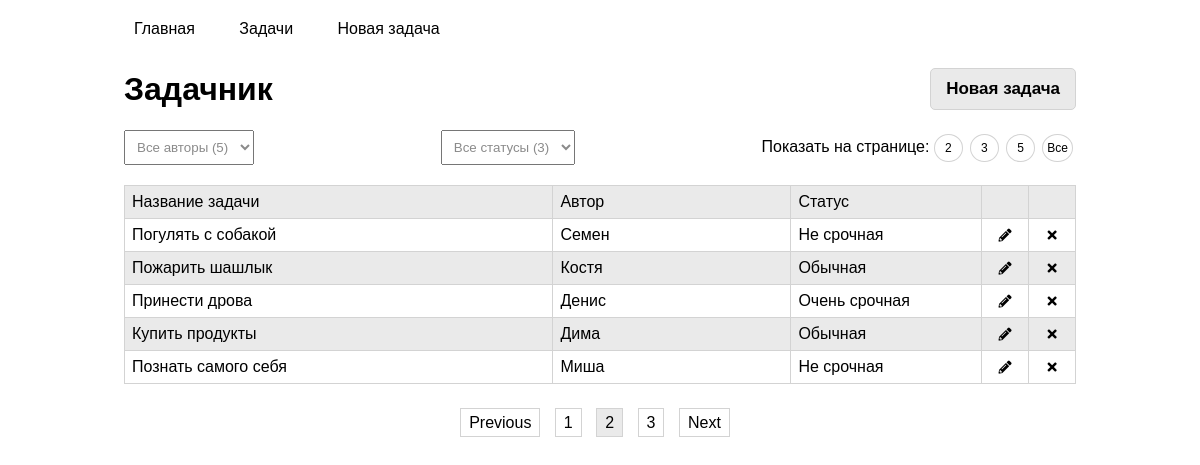
Before: /tasks/list/?page=2&show=5 with the older database file.
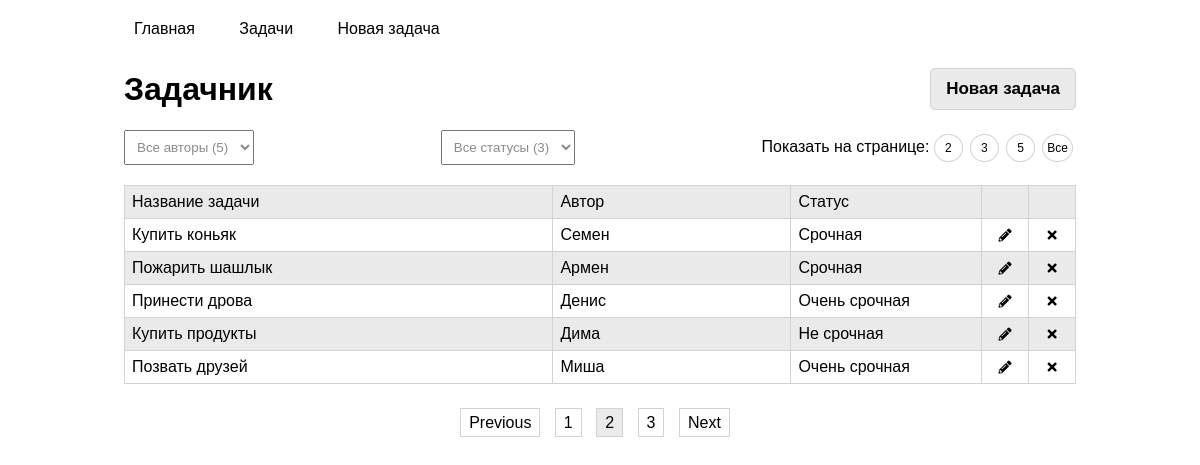
After: the same page with the newer database file.
### tables this page shows
CREATE TABLE `tasks` (
  `id` int(11) NOT NULL,
  `title` varchar(64) NOT NULL,
  `author_id` int(11) NOT NULL,
  `status_id` int(11) NOT NULL
);

CREATE TABLE `authors` (
  `id` int(11) NOT NULL,
  `title` varchar(32) NOT NULL
);

CREATE TABLE `status` (
  `id` int(11) NOT NULL,
  `title` varchar(32) NOT NULL
);

### engine/Autoload.php (called while the page is built, shortened)
<?php
class Autoload
{
	public function loadClass($className)
	{
		$fileName = realpath(str_replace(['app', '\\'], ['..', DS], $className) . ".php");
	}
}

### engine/Request.php (called while the page is built, shortened)
<?php
class Request
{
    private $requestString;
    private $controllerName;
    private $params;
    public function __construct()
    {
        $this->requestString = $_SERVER['REQUEST_URI'];
    }
    private function parseRequest() {
        $url = explode('/', $this->requestString);
        $this->controllerName = $url[1] ?: 'tasks';
        $this->params = $_REQUEST;
        $data = json_decode(file_get_contents('php://input'));
    }
    public function getControllerName()
    {
        return $this->controllerName;
    }
    public function getParams()
    {
        return $this->params;
    }
}

### traits/Tsingletone.php (called while the page is built, shortened)
<?php
trait Tsingletone
{
    private static $instance = null;
    public static function getInstance() {
        if (is_null(static::$instance)) {
            static::$instance = new static();
        }
        return static::$instance;
    }
}

### models/repositories/TasksRepository.php (called while the page is built, shortened)
<?php
class TasksRepository extends Repository
{
	public function getAllTasks($from, $num)
	{
		$sql = "SELECT tasks.id, tasks.title,
       			authors.id AS author_id, authors.title AS author_name, status.title AS status_name
						FROM tasks
						JOIN authors ON tasks.author_id = authors.id
						JOIN status ON tasks.status_id = status.id
						LIMIT ?,?";
		return Db::getInstance()->executeLimit($sql, $from, $num);
	}
	public function getTableName()
	{
		return "tasks";
	}
}

### engine/Db.php (called while the page is built, shortened)
<?php
class Db
{
	private $config = [
		'driver' => 'mysql',
		'host' => 'localhost',
		'login' => 'root',
		'password' => '',
		'database' => 'task-tracker',
		'charset' => 'utf8'
	];
	private $connection = null;
	private function getConnection()
	{
		if (is_null($this->connection)) {
			$this->connection = new \PDO(
				$this->prepareDSNString(),
				$this->config['login'],
				$this->config['password']
			);
			$this->connection->setAttribute(\PDO::ATTR_DEFAULT_FETCH_MODE, \PDO::FETCH_ASSOC);
		}
		return $this->connection;
	}
	private function prepareDSNString()
	{
		return sprintf("%s:host=%s;dbname=%s;charset=%s",
			$this->config['driver'],
			$this->config['host'],
			$this->config['database'],
			$this->config['charset']
		);
	}
	private function query($sql, $params)
	{
		$pdoStatement = $this->getConnection()->prepare($sql);
		$pdoStatement->execute($params);
		return $pdoStatement;
	}
	public function executeLimit($sql, $from, $num)
	{
		$pdoStatement = $this->getConnection()->prepare($sql);
		$pdoStatement->bindValue(1, $from, \PDO::PARAM_INT);
		$pdoStatement->bindValue(2, $num, \PDO::PARAM_INT);
		$pdoStatement->execute();
		return $pdoStatement->fetchAll();
	}
	public function queryOne($sql, $params = [])
	{
		return $this->queryAll($sql, $params)[0];
	}
	public function queryAll($sql, $params = [])
	{
		return $this->query($sql, $params)->fetchAll();
	}
}

### models/Repository.php (called while the page is built, shortened)
<?php
abstract class Repository implements IModel
{
	public function getCount(){
		$tableName = $this->getTableName();
		$sql = "SELECT count(*) AS count FROM {$tableName}";
		return Db::getInstance()->queryOne($sql);
	}
}

### views/tasks.php (the view, shortened to what this page needs)
<div class="header">
    <h1>Задачник</h1>
    <a href="/tasks/task/" class="add">Новая задача</a>
</div>
<div class="selectors">
    <select name="authors" id="author-selector" class="author-selector">
        <option value="default" selected>Все авторы (<?= count($authors) ?>)</option>
    </select>
    <select name="status" id="status-selector">
        <option value="default" selected>Все статусы (<?= count($status) ?>)</option>
    </select>
    <div class="showBy">Показать на странице:
			<? foreach ($perPageChoice as $perPage): ?>
          <a href="/tasks/list/?show=<?= $perPage ?>" class="showBy-icon"><?= $perPage ?></a>
			<? endforeach; ?>
        <a href="/tasks/list/?show=<?= $count ?>" class="showBy-icon big">Все</a>
    </div>
</div>
<div class="tasks-container">
    <div class="task-div">
        <div id='flex-container'>
            <div class="task-header">Название задачи</div>
            <div class="task-header">Автор</div>
            <div class="task-header">Статус</div>
            <div class="task-header"></div>
            <div class="task-header"></div>
        </div>
    </div>
	<? foreach ($tasks as $task): ?>
      <div id="<?= $task['id'] ?>" class="task task-div" data-author="<?= $task['author_name'] ?>"
           data-status="<?= $task['status_name'] ?>">
          <div id='flex-container'>
              <div class="task-specs"><p><?= $task['title'] ?></p></div>
              <div class="task-specs"><p><?= $task['author_name'] ?></p></div>
              <div class="task-specs"><p><?= $task['status_name'] ?></p></div>
              <div class="task-specs btn">
                  <a href="/tasks/task/?id=<?= $task['id'] ?>" class="edit fas fas fa-pencil-alt"></a>
              </div>
              <div class="task-specs btn">
                  <button data-id="<?= $task['id'] ?>" class="delete fas fas fa-times"></button>
              </div>
          </div>
      </div>
	<? endforeach; ?>
</div>
<div class="pagination">
	<? if ($page != 1): ?>
      <a href="/tasks/list/?page=<?= $page - 1 ?>&show=<?= $itemsPerPage ?>" class="pag-icon">Previous</a>
	<? endif; ?>
	<? for ($i = 1; $i <= $pagesCount; $i++) {
		if ($page == $i) {
			$class = ' active';
		} else {
			$class = '';
		}
		echo "<a href='/tasks/list/?page=$i&show=$itemsPerPage' class='pag-icon$class'>$i</a> ";
	} ?>
	<? if ($page != $pagesCount): ?>
      <a href="/tasks/list/?page=<?= $page + 1 ?>&show=<?= $itemsPerPage ?>"
         class="pag-icon">Next</a>
	<? endif; ?>
</div>

### public/index.php (shortened to what this page needs)
<?php
include realpath("../engine/Autoload.php");
try {
	$request = new Request();
	$controllerName = $request->getControllerName();
	$actionName = $request->getActionName();
	$controllerClass = CONTROLLER_NAMESPACE . ucfirst($controllerName) . "Controller";
	if (class_exists($controllerClass)) {
		$controller = new $controllerClass(new Render());
		$controller->runAction($actionName);
	} else {
		throw new Exception("Controller missing", 404);
	}
} catch (\PDOException $e) {
	var_dump($e->getMessage());
} catch (\Exception $e) {
	var_dump($e);
}

### controllers/Controller.php (shortened to what this page needs)
<?php
abstract class Controller
{
	private $defaultAction = 'index';
	private $layout = 'main';
	private $useLayout = true;
	private $renderer;
	public function __construct(IRenderer $renderer)
	{
		$this->renderer = $renderer;
	}
	public function runAction($action = null)
	{
		$this->action = $action ?: $this->defaultAction;
		$method = "action" . ucfirst($this->action);
		if (method_exists($this, $method)){
			$this->$method();
		}
	}
	public function render($template, $params = [])
	{
		if ($this->useLayout) {
			return $this->renderTemplate("layouts/{$this->layout}", [
				'menu' => $this->renderTemplate('menu', $params),
				'content' => $this->renderTemplate($template, $params)
			]);
		} else {
			return $this->renderTemplate($template, $params);
		}
	}
	public function renderTemplate($template, $params = [])
	{
		return $this->renderer->renderTemplate($template, $params);
	}
	public function unique_multidim_array($array, $key) {
		$temp_array = array();
		$i = 0;
		$key_array = array();
		foreach($array as $val) {
			if (!in_array($val[$key], $key_array)) {
				$key_array[$i] = $val[$key];
				$temp_array[$i] = $val;
			}
			$i++;
		}
		return $temp_array;
	}
}

### controllers/TasksController.php (shortened to what this page needs)
<?php
class TasksController extends Controller
{
	public function actionList()
	{
		if (isset((new Request())->getParams()['page'])) {
			$page = (int)(new Request())->getParams()['page'];
		} else {
			$page = 1;
		}
		if (isset((new Request())->getParams()['show'])) {
			$itemsPerPage = (int)(new Request())->getParams()['show'];
		} else {
			$itemsPerPage = 5;
		}
		$perPageChoice = [2, 3, 5];
		$from = ($page - 1) * $itemsPerPage;
		$tasks = (new TasksRepository())->getAllTasks($from, $itemsPerPage);
		$count = (int)(new TasksRepository())->getCount()['count'];
		$pagesCount = ceil($count / $itemsPerPage);
		$authors = $this->unique_multidim_array($tasks, 'author_name');
		$status = $this->unique_multidim_array($tasks, 'status_name');
		echo $this->render('tasks', [
			'tasks' => $tasks,
			'status' => $status,
			'authors' => $authors,
			'pagesCount' => $pagesCount,
			'itemsPerPage' => $itemsPerPage,
			'perPageChoice' => $perPageChoice,
			'count' => $count,
			'page' => $page,
		]);
	}
}

### engine/Render.php (shortened to what this page needs)
<?php
class Render implements IRenderer
{
    public function renderTemplate($template, $params = [])
    {
        extract($params);
        $templatePath = TEMPLATES_DIR . $template . ".php";
        if (file_exists($templatePath)) {
            include $templatePath;
        }
        return ob_get_clean();
    }
}

### views/menu.php
<div class="top-menu">
    <a href="/" class="top-menu__link">Главная</a>
    <a href="/tasks/list/" class="top-menu__link">Задачи</a>
    <a href="/tasks/task/" class="top-menu__link">Новая задача</a>
</div>

### views/layouts/main.php (shortened to what this page needs)
<!doctype html>
<html lang="en">
<head>
    <link rel="stylesheet" href="https://use.fontawesome.com/releases/v5.7.1/css/all.css">
    <link rel="stylesheet" href="/css/style.css">
</head>
<body>
<div class="container">
	<?= $menu ?>
	<?= $content ?>
</div>
</body>
</html>

### public/css/style.css (style rules this page uses)
* { box-sizing: border-box; margin: 0; padding: 0; font-family: Arial; }
.container { max-width: 992px; margin: 0 auto; padding: 20px; }
.tasks-container { margin-bottom: 30px; }
.task-div:nth-child(odd) { background-color: rgb(234, 234, 234); }
#flex-container { display: flex; height: auto; flex-wrap: nowrap; justify-content: center; }
#flex-container > div { border-left: 1px solid lightgray; border-top: 1px solid lightgray; }
#flex-container > div:last-child { border-right: 1px solid lightgray; }
.tasks-container > div:last-child { border-bottom: 1px solid lightgray; }
#flex-container > div:nth-of-type(1) { width: 45%; }
#flex-container > div:nth-of-type(2) { width: 25%; }
#flex-container > div:nth-of-type(3) { width: 20%; }
#flex-container > div:nth-of-type(4) { width: 5%; }
#flex-container > div:nth-of-type(5) { width: 5%; flex-grow: 0; }
a { text-decoration: none; color: black; }
select { padding: 5px 15px 5px 5px; color: rgb(139, 139, 139); }
.top-menu { margin-bottom: 30px; }
.top-menu__link { margin-right: 20px; padding: 10px; }
.header { margin-bottom: 20px; }
.selectors { display: flex; justify-content: space-between; align-items: baseline; }
.add { outline: none; font-size: 14px; font-weight: 600; padding: 10px 15px; border: 1px solid lightgray; border-radius: 5px; }
a.add { font-size: 17px; text-align: center; color: black; background-color: rgb(234, 234, 234); }
.addForm input, select { padding: 8px; margin-bottom: 20px; }
.header { display: flex; justify-content: space-between; align-items: center; }
.task-header, .task-specs { padding: 7px; }
.task-specs.btn { text-align: center; }
.task button { background-color: transparent; border: none; }
.fa-pencil-alt { font-size: 13px; }
.pagination { text-align: center; }
.pag-icon { border: 1px solid lightgray; margin-right: 10px; padding: 5px 8px; }
.showBy-icon { border: 1px solid lightgray; border-radius: 50%; margin-right: 3px; padding: 6px 10px; font-size: 12px; }
.big { padding: 6px 4px; }
.active { background-color: rgb(234, 234, 234); }

Changed rows visible on the page:
removed tasks: title "Познать самого себя", author.title "Миша", status.title "Не срочная"
changed tasks "Семен": title "Погулять с собакой" → "Купить коньяк"; status.title "Не срочная" → "Срочная"
changed tasks "Пожарить шашлык": author.title "Костя" → "Армен"; status.title "Обычная" → "Срочная"
changed tasks "Купить продукты": status.title "Обычная" → "Не срочная"
added tasks: title "Позвать друзей", author.title "Миша", status.title "Очень срочная"
